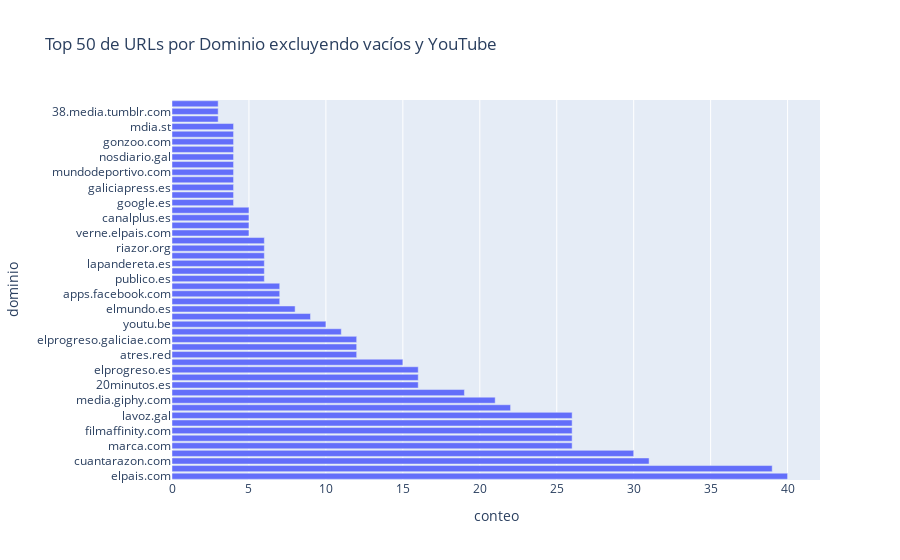

Here is the notebook cell this chart was saved with:
### Code cell
# Filtrar los dominios vacíos y los que contienen 'youtube'
df_publicaciones_no_vacias_no_youtube = df_publicaciones_no_vacias[
    (df_publicaciones_no_vacias['dominio'] != '') & 
    (~df_publicaciones_no_vacias['dominio'].str.contains('youtube'))
]

# Contar la frecuencia de cada dominio y obtener los 50 más frecuentes
conteo_dominios_top50 = df_publicaciones_no_vacias_no_youtube['dominio'].value_counts().nlargest(50).reset_index()
conteo_dominios_top50.columns = ['dominio', 'conteo']

# Crear un gráfico de barras invertidas (horizontal) con los conteos de los dominios
fig = px.bar(conteo_dominios_top50, y='dominio', x='conteo', orientation='h', title='Top 50 de URLs por Dominio excluyendo vacíos y YouTube')
fig.show()

### Figure 1 — Plotly figure (JSON) as saved in the notebook; plotly's stock layout.template omitted (floating-point values rounded to 4 significant figures)
{"data": [{"alignmentgroup": "True", "hovertemplate": "conteo=%{x}<br>dominio=%{y}<extra></extra>", "legendgroup": "", "marker": {"color": "#636efa", "pattern": {"shape": ""}}, "name": "", "offsetgroup": "", "orientation": "h", "showlegend": false, "textposition": "auto", "type": "bar", "x": [40, 39, 31, 30, 26, 26, 26, 26, 26, 22, 21, 19, 16, 16, 16, 15, 12, 12, 12, 11, 10, 9, 8, 7, 7, 7, 6, 6, 6, 6, 6, 6, 5, 5, 5, 5, 4, 4, 4, 4, 4, 4, 4, 4, 4, 4, 4, 3, 3, 3], "xaxis": "x", "y": ["elpais.com", "lavozdegalicia.es", "cuantarazon.com", "twitter.com", "marca.com", "cadenaser.com", "filmaffinity.com", "t.co", "lavoz.gal", "eljueves.es", "media.giphy.com", "eldiario.es", "20minutos.es", "bit.ly", "elprogreso.es", "elmundotoday.com", "atres.red", "goo.gl", "elprogreso.galiciae.com", "open.spotify.com", "youtu.be", "alegra.me", "elmundo.es", "elconfidencial.com", "apps.facebook.com", "giphy.com", "publico.es", "m.eldiario.es", "lapandereta.es", "memedeportes.com", "riazor.org", "politica.elpais.com", "verne.elpais.com", "elespanol.com", "canalplus.es", "abc.es", "google.es", "larazon.es", "galiciapress.es", "ccaa.elpais.com", "mundodeportivo.com", "as.com", "nosdiario.gal", "praza.gal", "gonzoo.com", "49.media.tumblr.com", "mdia.st", "internacional.elpais.com", "38.media.tumblr.com", "jajaro.com"], "yaxis": "y"}], "layout": {"barmode": "relative", "legend": {"tracegroupgap": 0}, "title": {"text": "Top 50 de URLs por Dominio excluyendo vacíos y YouTube"}, "xaxis": {"anchor": "y", "domain": [0, 1], "title": {"text": "conteo"}}, "yaxis": {"anchor": "x", "domain": [0, 1], "title": {"text": "dominio"}}}}
